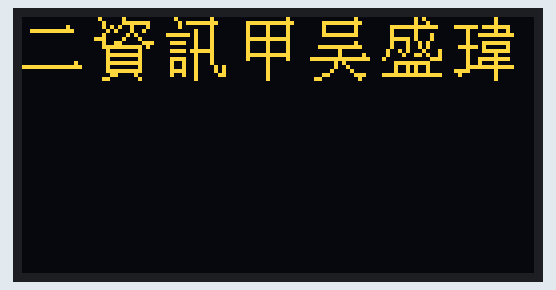
Recording of a sketch running on a simulated ESP32. On the bench: 128×64 one-colour display. The OLED is the two-colour kind (top 16 rows yellow).

Above: at 0.1 s.

The sketch:

OLED_Display.ino
```cpp
//https://www.23bei.com/tool-218.html 中文字轉碼
#include <Wire.h>
#include <Adafruit_GFX.h>
#include <Adafruit_SSD1306.h>
Adafruit_SSD1306 display(128, 64, &Wire, 4);
static const unsigned char PROGMEM str_1[] = {    // 二
0x00,0x00,0x00,0x00,0x00,0x10,0x3F,0xF8,0x00,0x00,0x00,0x00,0x00,0x00,0x00,0x00,
0x00,0x00,0x00,0x00,0x00,0x00,0x00,0x04,0xFF,0xFE,0x00,0x00,0x00,0x00,0x00,0x00
};
static const unsigned char PROGMEM str_2[] = {    // 資
0x41,0x00,0x21,0xFC,0x2A,0x44,0x14,0x48,0x20,0xA0,0xE1,0x10,0x26,0x0E,0x3F,0xF4,
0x10,0x10,0x1F,0xF0,0x10,0x10,0x1F,0xF0,0x10,0x10,0x1F,0xF0,0x0C,0x20,0x30,0x10
};
static const unsigned char PROGMEM str_3[] = {     //訊
0x20,0x10,0x17,0xF8,0x10,0x10,0x01,0x10,0xFD,0x10,0x01,0x10,0x79,0x10,0x01,0x10,
0x7B,0xF0,0x01,0x10,0x79,0x10,0x49,0x10,0x49,0x0A,0x79,0x0A,0x49,0x06,0x01,0x00
};
static const unsigned char PROGMEM str_4[] = {    // 甲
0x00,0x08,0x3F,0xFC,0x21,0x08,0x21,0x08,0x21,0x08,0x3F,0xF8,0x21,0x08,0x21,0x08,
0x21,0x08,0x3F,0xF8,0x21,0x08,0x01,0x00,0x01,0x00,0x01,0x00,0x01,0x00,0x01,0x00
};
static const unsigned char PROGMEM str_5[] = {    // 吳
0x00,0x10,0x1F,0xF8,0x10,0x10,0x10,0x10,0x1F,0xF0,0x00,0x00,0x00,0x10,0x3F,0xF8,
0x01,0x00,0x01,0x04,0xFF,0xFE,0x02,0x80,0x02,0x40,0x04,0x20,0x18,0x1C,0x60,0x08
};
static const unsigned char PROGMEM str_6[] = {     // 盛
0x00,0xA0,0x00,0x90,0x3F,0xFC,0x20,0x80,0x20,0x88,0x3E,0x88,0x22,0x50,0x22,0x50,
0x4A,0x22,0x44,0xD2,0x80,0x0E,0x1F,0xF0,0x12,0x90,0x12,0x90,0xFF,0xFE,0x00,0x00
};
static const unsigned char PROGMEM str_7[] = {    // 瑋
0x00,0x20,0x00,0x20,0xFD,0xFC,0x10,0x24,0x13,0xFE,0x10,0x00,0x11,0xFC,0x7D,0x04,
0x11,0xFC,0x10,0x20,0x13,0xFC,0x12,0x20,0x1F,0xFE,0xF0,0x20,0x40,0x20,0x00,0x20
};

void setup() {
  Serial.begin(9600);
  display.begin(SSD1306_SWITCHCAPVCC, 0x3C);
}
void loop() {
display.clearDisplay();
display.drawBitmap(0, 0, str_1, 16, 16, WHITE);
display.drawBitmap(18, 0, str_2, 16, 16, WHITE);
display.drawBitmap(36, 0, str_3, 16, 16, WHITE);
display.drawBitmap(54, 0, str_4, 16, 16, WHITE);
display.drawBitmap(72, 0, str_5, 16, 16, WHITE);
display.drawBitmap(90, 0, str_6, 16, 16, WHITE);
display.drawBitmap(108, 0, str_7, 16, 16, WHITE);
display.display();

}
```
